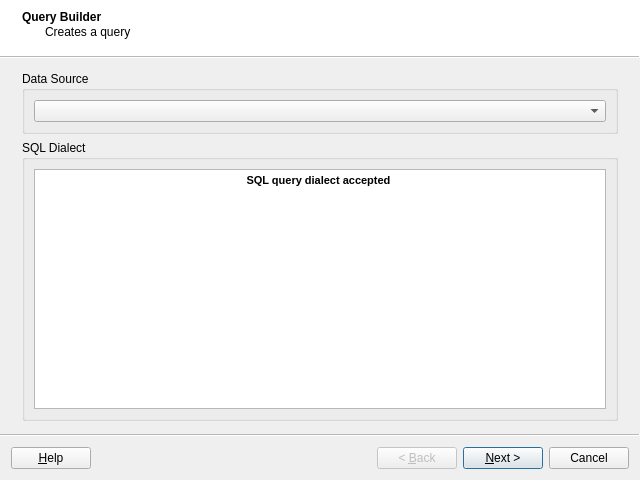
<?xml version="1.0" encoding="UTF-8"?>
<ui version="4.0">
 <class>QueryBuilderWizardForm</class>
 <widget class="QWizard" name="QueryBuilderWizardForm">
  <property name="geometry">
   <rect>
    <x>0</x>
    <y>0</y>
    <width>640</width>
    <height>480</height>
   </rect>
  </property>
  <property name="minimumSize">
   <size>
    <width>640</width>
    <height>480</height>
   </size>
  </property>
  <property name="maximumSize">
   <size>
    <width>640</width>
    <height>480</height>
   </size>
  </property>
  <property name="windowTitle">
   <string>Wizard</string>
  </property>
  <property name="wizardStyle">
   <enum>QWizard::ModernStyle</enum>
  </property>
  <property name="options">
   <set>QWizard::HaveHelpButton|QWizard::IndependentPages</set>
  </property>
  <widget class="QWizardPage" name="m_dataSourceWizardPage">
   <property name="title">
    <string>Query Builder</string>
   </property>
   <property name="subTitle">
    <string>Creates a query</string>
   </property>
   <layout class="QGridLayout" name="gridLayout_3">
    <item row="0" column="0">
     <layout class="QGridLayout" name="gridLayout_2">
      <item row="0" column="0">
       <widget class="QGroupBox" name="groupBox">
        <property name="title">
         <string>Data Source</string>
        </property>
        <layout class="QGridLayout" name="gridLayout_20">
         <item row="0" column="0">
          <widget class="QComboBox" name="m_dataSourceComboBox"/>
         </item>
        </layout>
       </widget>
      </item>
      <item row="1" column="0">
       <layout class="QGridLayout" name="gridLayout">
        <item row="0" column="0">
         <widget class="QGroupBox" name="groupBox_2">
          <property name="title">
           <string>SQL Dialect</string>
          </property>
          <layout class="QGridLayout" name="gridLayout_21">
           <item row="0" column="0">
            <widget class="QTextEdit" name="m_dsSQLDialectTextEdit">
             <property name="documentTitle">
              <string/>
             </property>
             <property name="readOnly">
              <bool>true</bool>
             </property>
             <property name="html">
              <string>&lt;!DOCTYPE HTML PUBLIC &quot;-//W3C//DTD HTML 4.0//EN&quot; &quot;http://www.w3.org/TR/REC-html40/strict.dtd&quot;&gt;
&lt;html&gt;&lt;head&gt;&lt;meta name=&quot;qrichtext&quot; content=&quot;1&quot; /&gt;&lt;style type=&quot;text/css&quot;&gt;
p, li { white-space: pre-wrap; }
&lt;/style&gt;&lt;/head&gt;&lt;body style=&quot; font-family:'MS Shell Dlg 2'; font-size:7.8pt; font-weight:400; font-style:normal;&quot;&gt;
&lt;p align=&quot;center&quot; style=&quot; margin-top:0px; margin-bottom:0px; margin-left:0px; margin-right:0px; -qt-block-indent:0; text-indent:0px;&quot;&gt;&lt;span style=&quot; font-size:8pt; font-weight:600;&quot;&gt;SQL query dialect accepted &lt;/span&gt;&lt;/p&gt;
&lt;p align=&quot;justify&quot; style=&quot;-qt-paragraph-type:empty; margin-top:0px; margin-bottom:0px; margin-left:0px; margin-right:0px; -qt-block-indent:0; text-indent:0px; font-size:8pt;&quot;&gt;&lt;br /&gt;&lt;/p&gt;&lt;/body&gt;&lt;/html&gt;</string>
             </property>
            </widget>
           </item>
          </layout>
         </widget>
        </item>
       </layout>
      </item>
     </layout>
    </item>
   </layout>
  </widget>
  <widget class="QWizardPage" name="m_dataSetWizardPage">
   <property name="title">
    <string>Data Sets (FROM)</string>
   </property>
   <property name="subTitle">
    <string>Select data sets</string>
   </property>
   <layout class="QGridLayout" name="gridLayout_11">
    <item row="0" column="0">
     <layout class="QGridLayout" name="gridLayout_10">
      <item row="0" column="0">
       <widget class="QGroupBox" name="groupBox_6">
        <property name="title">
         <string>Data Set</string>
        </property>
        <layout class="QGridLayout" name="gridLayout_8">
         <item row="0" column="0">
          <layout class="QGridLayout" name="gridLayout_7">
           <item row="0" column="0">
            <layout class="QGridLayout" name="gridLayout_6">
             <item row="0" column="0">
              <layout class="QGridLayout" name="gridLayout_4">
               <item row="0" column="0">
                <widget class="QLabel" name="label_5">
                 <property name="text">
                  <string>Name</string>
                 </property>
                 <property name="alignment">
                  <set>Qt::AlignRight|Qt::AlignTrailing|Qt::AlignVCenter</set>
                 </property>
                </widget>
               </item>
               <item row="1" column="0">
                <widget class="QLabel" name="label_6">
                 <property name="text">
                  <string>Alias</string>
                 </property>
                 <property name="alignment">
                  <set>Qt::AlignRight|Qt::AlignTrailing|Qt::AlignVCenter</set>
                 </property>
                </widget>
               </item>
              </layout>
             </item>
             <item row="0" column="1">
              <layout class="QGridLayout" name="gridLayout_5">
               <item row="0" column="0">
                <widget class="QComboBox" name="m_dataSetComboBox"/>
               </item>
               <item row="1" column="0">
                <widget class="QLineEdit" name="m_dataSetAliasLineEdit"/>
               </item>
              </layout>
             </item>
            </layout>
           </item>
           <item row="0" column="1">
            <spacer name="horizontalSpacer">
             <property name="orientation">
              <enum>Qt::Horizontal</enum>
             </property>
             <property name="sizeType">
              <enum>QSizePolicy::Minimum</enum>
             </property>
             <property name="sizeHint" stdset="0">
              <size>
               <width>40</width>
               <height>20</height>
              </size>
             </property>
            </spacer>
           </item>
           <item row="0" column="2">
            <layout class="QGridLayout" name="gridLayout_30">
             <item row="0" column="0">
              <widget class="QPushButton" name="m_addDataSetPushButton">
               <property name="text">
                <string/>
               </property>
              </widget>
             </item>
             <item row="1" column="0">
              <widget class="QPushButton" name="m_removeDataSetPushButton">
               <property name="text">
                <string/>
               </property>
              </widget>
             </item>
            </layout>
           </item>
          </layout>
         </item>
        </layout>
       </widget>
      </item>
      <item row="1" column="0">
       <widget class="QGroupBox" name="groupBox_7">
        <property name="title">
         <string/>
        </property>
        <layout class="QGridLayout" name="gridLayout_9">
         <item row="0" column="0">
          <widget class="QTableWidget" name="m_dataSetTableWidget">
           <property name="selectionBehavior">
            <enum>QAbstractItemView::SelectRows</enum>
           </property>
           <attribute name="horizontalHeaderMinimumSectionSize">
            <number>29</number>
           </attribute>
           <attribute name="horizontalHeaderStretchLastSection">
            <bool>true</bool>
           </attribute>
           <column>
            <property name="text">
             <string>Data Set</string>
            </property>
           </column>
           <column>
            <property name="text">
             <string>Alias</string>
            </property>
           </column>
          </widget>
         </item>
        </layout>
       </widget>
      </item>
     </layout>
    </item>
   </layout>
  </widget>
  <widget class="QWizardPage" name="m_propertyWizardPage">
   <property name="title">
    <string>Properties (FIELDS)</string>
   </property>
   <property name="subTitle">
    <string>Select attributes</string>
   </property>
   <layout class="QGridLayout" name="m_propertyGridLayout"/>
  </widget>
  <widget class="QWizardPage" name="m_whereClauseWizardPage">
   <property name="title">
    <string>Where Clause</string>
   </property>
   <property name="subTitle">
    <string>Defines a restriction clause.</string>
   </property>
   <layout class="QGridLayout" name="gridLayout_36">
    <item row="0" column="0">
     <layout class="QGridLayout" name="gridLayout_35">
      <item row="0" column="0">
       <widget class="QGroupBox" name="groupBox_4">
        <property name="title">
         <string>Criteria</string>
        </property>
        <layout class="QGridLayout" name="gridLayout_34">
         <item row="0" column="0">
          <layout class="QGridLayout" name="gridLayout_33">
           <item row="0" column="0">
            <layout class="QGridLayout" name="gridLayout_32">
             <item row="0" column="0">
              <layout class="QGridLayout" name="gridLayout_17">
               <item row="0" column="0">
                <widget class="QLabel" name="label">
                 <property name="minimumSize">
                  <size>
                   <width>100</width>
                   <height>0</height>
                  </size>
                 </property>
                 <property name="maximumSize">
                  <size>
                   <width>100</width>
                   <height>16777215</height>
                  </size>
                 </property>
                 <property name="text">
                  <string>Restrict Value</string>
                 </property>
                 <property name="alignment">
                  <set>Qt::AlignRight|Qt::AlignTrailing|Qt::AlignVCenter</set>
                 </property>
                </widget>
               </item>
               <item row="0" column="1">
                <widget class="QComboBox" name="m_restrictValueComboBox">
                 <property name="sizePolicy">
                  <sizepolicy hsizetype="MinimumExpanding" vsizetype="Fixed">
                   <horstretch>0</horstretch>
                   <verstretch>0</verstretch>
                  </sizepolicy>
                 </property>
                </widget>
               </item>
              </layout>
             </item>
             <item row="1" column="0">
              <layout class="QGridLayout" name="gridLayout_19">
               <item row="0" column="0">
                <widget class="QLabel" name="label_2">
                 <property name="minimumSize">
                  <size>
                   <width>100</width>
                   <height>0</height>
                  </size>
                 </property>
                 <property name="maximumSize">
                  <size>
                   <width>100</width>
                   <height>16777215</height>
                  </size>
                 </property>
                 <property name="text">
                  <string>Operator</string>
                 </property>
                 <property name="alignment">
                  <set>Qt::AlignRight|Qt::AlignTrailing|Qt::AlignVCenter</set>
                 </property>
                </widget>
               </item>
               <item row="0" column="1">
                <widget class="QComboBox" name="m_OperatorComboBox"/>
               </item>
              </layout>
             </item>
             <item row="2" column="0">
              <layout class="QGridLayout" name="gridLayout_12">
               <item row="0" column="0">
                <widget class="QLabel" name="label_3">
                 <property name="minimumSize">
                  <size>
                   <width>100</width>
                   <height>0</height>
                  </size>
                 </property>
                 <property name="maximumSize">
                  <size>
                   <width>100</width>
                   <height>16777215</height>
                  </size>
                 </property>
                 <property name="text">
                  <string>Value</string>
                 </property>
                 <property name="alignment">
                  <set>Qt::AlignRight|Qt::AlignTrailing|Qt::AlignVCenter</set>
                 </property>
                </widget>
               </item>
               <item row="0" column="1">
                <layout class="QGridLayout" name="gridLayout_16">
                 <item row="0" column="0">
                  <layout class="QGridLayout" name="gridLayout_13">
                   <item row="0" column="0">
                    <widget class="QRadioButton" name="m_valuePropertyRadioButton">
                     <property name="text">
                      <string>Property</string>
                     </property>
                    </widget>
                   </item>
                   <item row="1" column="0">
                    <widget class="QRadioButton" name="m_valueValueRadioButton">
                     <property name="text">
                      <string>Value</string>
                     </property>
                    </widget>
                   </item>
                  </layout>
                 </item>
                 <item row="0" column="1">
                  <layout class="QGridLayout" name="gridLayout_15">
                   <item row="1" column="0">
                    <widget class="QComboBox" name="m_valueValueComboBox">
                     <property name="enabled">
                      <bool>false</bool>
                     </property>
                     <property name="minimumSize">
                      <size>
                       <width>200</width>
                       <height>0</height>
                      </size>
                     </property>
                     <property name="editable">
                      <bool>true</bool>
                     </property>
                    </widget>
                   </item>
                   <item row="0" column="0">
                    <widget class="QComboBox" name="m_valuePropertyComboBox">
                     <property name="enabled">
                      <bool>false</bool>
                     </property>
                     <property name="sizePolicy">
                      <sizepolicy hsizetype="MinimumExpanding" vsizetype="Fixed">
                       <horstretch>0</horstretch>
                       <verstretch>0</verstretch>
                      </sizepolicy>
                     </property>
                     <property name="minimumSize">
                      <size>
                       <width>200</width>
                       <height>0</height>
                      </size>
                     </property>
                     <property name="editable">
                      <bool>false</bool>
                     </property>
                    </widget>
                   </item>
                  </layout>
                 </item>
                </layout>
               </item>
              </layout>
             </item>
             <item row="3" column="0">
              <layout class="QGridLayout" name="gridLayout_22">
               <item row="0" column="0">
                <widget class="QLabel" name="label_4">
                 <property name="minimumSize">
                  <size>
                   <width>100</width>
                   <height>0</height>
                  </size>
                 </property>
                 <property name="maximumSize">
                  <size>
                   <width>100</width>
                   <height>16777215</height>
                  </size>
                 </property>
                 <property name="text">
                  <string>Connector</string>
                 </property>
                 <property name="alignment">
                  <set>Qt::AlignRight|Qt::AlignTrailing|Qt::AlignVCenter</set>
                 </property>
                </widget>
               </item>
               <item row="0" column="1">
                <widget class="QComboBox" name="m_connectorComboBox"/>
               </item>
              </layout>
             </item>
            </layout>
           </item>
           <item row="0" column="1">
            <layout class="QGridLayout" name="gridLayout_14">
             <item row="0" column="0">
              <spacer name="verticalSpacer">
               <property name="orientation">
                <enum>Qt::Vertical</enum>
               </property>
               <property name="sizeHint" stdset="0">
                <size>
                 <width>20</width>
                 <height>40</height>
                </size>
               </property>
              </spacer>
             </item>
             <item row="1" column="0">
              <widget class="QPushButton" name="m_addWhereClausePushButton">
               <property name="text">
                <string/>
               </property>
              </widget>
             </item>
             <item row="2" column="0">
              <spacer name="verticalSpacer_3">
               <property name="orientation">
                <enum>Qt::Vertical</enum>
               </property>
               <property name="sizeHint" stdset="0">
                <size>
                 <width>20</width>
                 <height>17</height>
                </size>
               </property>
              </spacer>
             </item>
             <item row="3" column="0">
              <widget class="QPushButton" name="m_removeWhereClausePushButton">
               <property name="text">
                <string/>
               </property>
              </widget>
             </item>
             <item row="4" column="0">
              <spacer name="verticalSpacer_2">
               <property name="orientation">
                <enum>Qt::Vertical</enum>
               </property>
               <property name="sizeHint" stdset="0">
                <size>
                 <width>20</width>
                 <height>40</height>
                </size>
               </property>
              </spacer>
             </item>
            </layout>
           </item>
          </layout>
         </item>
        </layout>
       </widget>
      </item>
      <item row="1" column="0">
       <widget class="QGroupBox" name="groupBox_5">
        <property name="title">
         <string/>
        </property>
        <layout class="QGridLayout" name="gridLayout_18">
         <item row="0" column="0">
          <widget class="QTableWidget" name="m_whereClauseTableWidget">
           <property name="selectionBehavior">
            <enum>QAbstractItemView::SelectRows</enum>
           </property>
           <attribute name="horizontalHeaderMinimumSectionSize">
            <number>29</number>
           </attribute>
           <column>
            <property name="text">
             <string>Property</string>
            </property>
           </column>
           <column>
            <property name="text">
             <string>Operator</string>
            </property>
           </column>
           <column>
            <property name="text">
             <string>Value</string>
            </property>
           </column>
           <column>
            <property name="text">
             <string>Connector</string>
            </property>
           </column>
          </widget>
         </item>
        </layout>
       </widget>
      </item>
     </layout>
    </item>
   </layout>
  </widget>
  <widget class="QWizardPage" name="m_groupByWizardPage">
   <property name="title">
    <string>Group by</string>
   </property>
   <property name="subTitle">
    <string>Creates a grouping.</string>
   </property>
   <layout class="QGridLayout" name="m_groupByGridLayout"/>
  </widget>
  <widget class="QWizardPage" name="m_orderByWizardPage">
   <property name="title">
    <string>Order By</string>
   </property>
   <property name="subTitle">
    <string>Ordering the query result.</string>
   </property>
   <layout class="QGridLayout" name="gridLayout_31">
    <item row="0" column="0">
     <layout class="QGridLayout" name="gridLayout_29">
      <item row="0" column="0">
       <widget class="QGroupBox" name="groupBox_14">
        <property name="title">
         <string>Order</string>
        </property>
        <layout class="QGridLayout" name="gridLayout_27">
         <item row="0" column="0">
          <layout class="QGridLayout" name="gridLayout_26">
           <item row="0" column="0">
            <layout class="QGridLayout" name="gridLayout_25">
             <item row="0" column="0">
              <layout class="QGridLayout" name="gridLayout_23">
               <item row="0" column="0">
                <widget class="QLabel" name="label_12">
                 <property name="text">
                  <string>Property</string>
                 </property>
                 <property name="alignment">
                  <set>Qt::AlignRight|Qt::AlignTrailing|Qt::AlignVCenter</set>
                 </property>
                </widget>
               </item>
               <item row="1" column="0">
                <widget class="QLabel" name="label_13">
                 <property name="text">
                  <string>Order</string>
                 </property>
                 <property name="alignment">
                  <set>Qt::AlignRight|Qt::AlignTrailing|Qt::AlignVCenter</set>
                 </property>
                </widget>
               </item>
              </layout>
             </item>
             <item row="0" column="1">
              <layout class="QGridLayout" name="gridLayout_24">
               <item row="0" column="0">
                <widget class="QComboBox" name="m_orderPropertyComboBox">
                 <property name="sizePolicy">
                  <sizepolicy hsizetype="MinimumExpanding" vsizetype="Fixed">
                   <horstretch>0</horstretch>
                   <verstretch>0</verstretch>
                  </sizepolicy>
                 </property>
                </widget>
               </item>
               <item row="1" column="0">
                <widget class="QComboBox" name="m_orderComboBox">
                 <property name="sizePolicy">
                  <sizepolicy hsizetype="Minimum" vsizetype="Fixed">
                   <horstretch>0</horstretch>
                   <verstretch>0</verstretch>
                  </sizepolicy>
                 </property>
                 <property name="maximumSize">
                  <size>
                   <width>100</width>
                   <height>16777215</height>
                  </size>
                 </property>
                </widget>
               </item>
              </layout>
             </item>
            </layout>
           </item>
           <item row="0" column="1">
            <spacer name="horizontalSpacer_3">
             <property name="orientation">
              <enum>Qt::Horizontal</enum>
             </property>
             <property name="sizeType">
              <enum>QSizePolicy::Minimum</enum>
             </property>
             <property name="sizeHint" stdset="0">
              <size>
               <width>40</width>
               <height>20</height>
              </size>
             </property>
            </spacer>
           </item>
           <item row="0" column="2">
            <layout class="QGridLayout" name="gridLayout_55">
             <item row="0" column="0">
              <widget class="QPushButton" name="m_addOrderPushButton">
               <property name="text">
                <string/>
               </property>
              </widget>
             </item>
             <item row="1" column="0">
              <widget class="QPushButton" name="m_removeOrderPushButton">
               <property name="text">
                <string/>
               </property>
              </widget>
             </item>
            </layout>
           </item>
          </layout>
         </item>
        </layout>
       </widget>
      </item>
      <item row="1" column="0">
       <widget class="QGroupBox" name="groupBox_15">
        <property name="title">
         <string/>
        </property>
        <layout class="QGridLayout" name="gridLayout_28">
         <item row="0" column="0">
          <widget class="QTableWidget" name="m_orderTableWidget">
           <property name="selectionBehavior">
            <enum>QAbstractItemView::SelectRows</enum>
           </property>
           <attribute name="horizontalHeaderMinimumSectionSize">
            <number>29</number>
           </attribute>
           <column>
            <property name="text">
             <string>Property</string>
            </property>
           </column>
           <column>
            <property name="text">
             <string>Order</string>
            </property>
           </column>
          </widget>
         </item>
        </layout>
       </widget>
      </item>
     </layout>
    </item>
   </layout>
  </widget>
 </widget>
 <tabstops>
  <tabstop>m_dataSourceComboBox</tabstop>
  <tabstop>m_dsSQLDialectTextEdit</tabstop>
  <tabstop>m_dataSetComboBox</tabstop>
  <tabstop>m_dataSetAliasLineEdit</tabstop>
  <tabstop>m_addDataSetPushButton</tabstop>
  <tabstop>m_removeDataSetPushButton</tabstop>
  <tabstop>m_dataSetTableWidget</tabstop>
  <tabstop>m_restrictValueComboBox</tabstop>
  <tabstop>m_valuePropertyComboBox</tabstop>
  <tabstop>m_addWhereClausePushButton</tabstop>
  <tabstop>m_removeWhereClausePushButton</tabstop>
  <tabstop>m_whereClauseTableWidget</tabstop>
  <tabstop>m_orderPropertyComboBox</tabstop>
  <tabstop>m_orderComboBox</tabstop>
  <tabstop>m_addOrderPushButton</tabstop>
  <tabstop>m_removeOrderPushButton</tabstop>
  <tabstop>m_orderTableWidget</tabstop>
 </tabstops>
 <resources/>
 <connections>
  <connection>
   <sender>m_valuePropertyRadioButton</sender>
   <signal>toggled(bool)</signal>
   <receiver>m_valuePropertyComboBox</receiver>
   <slot>setEnabled(bool)</slot>
   <hints>
    <hint type="sourcelabel">
     <x>98</x>
     <y>215</y>
    </hint>
    <hint type="destinationlabel">
     <x>143</x>
     <y>215</y>
    </hint>
   </hints>
  </connection>
  <connection>
   <sender>m_valueValueRadioButton</sender>
   <signal>toggled(bool)</signal>
   <receiver>m_valueValueComboBox</receiver>
   <slot>setEnabled(bool)</slot>
   <hints>
    <hint type="sourcelabel">
     <x>102</x>
     <y>239</y>
    </hint>
    <hint type="destinationlabel">
     <x>142</x>
     <y>238</y>
    </hint>
   </hints>
  </connection>
 </connections>
</ui>
